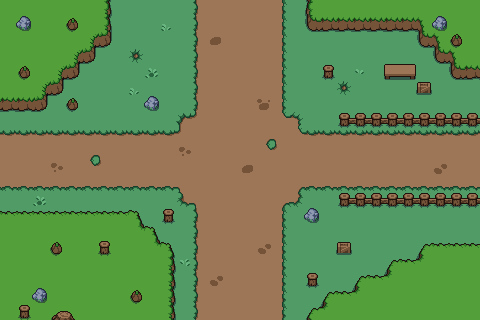

This is a level from a 2D game, rendered from its Tiled map with the project's own tilesets. A one-line summary and the map file follow, with tile-layer data summarised:
An orthogonal 30x20 tile map with 16x16 px tiles, 3 tile layers (Ground, Cliffs, Decor), 5 tilesets and 58 objects.

<map version="1.8" tiledversion="1.8.6" orientation="orthogonal" renderorder="right-down" width="30" height="20" tilewidth="16" tileheight="16" infinite="0" nextlayerid="9" nextobjectid="73">
 <properties>
  <property name="isBoss" type="bool" value="false" />
 </properties>
 <tileset firstgid="1" source="plains.tsx" />
 <tileset firstgid="73" source="grass.tsx" />
 <tileset firstgid="74" source="objects.tsx" />
 <tileset firstgid="186" source="decor_16x16.tsx" />
 <tileset firstgid="206" source="fences.tsx" />
 <layer id="1" name="Ground" width="30" height="20">
  <data>[600 cells, 476 non-empty, 14 distinct tile ids]</data>
 </layer>
 <layer id="2" name="Cliffs" width="30" height="20">
  <data>[600 cells, 182 non-empty, 13 distinct tile ids]</data>
 </layer>
 <layer id="3" name="Decor" width="30" height="20">
  <data>[600 cells, 66 non-empty, 25 distinct tile ids]</data>
 </layer>
 <objectgroup id="8" name="enemyStart">
  <object id="27" x="304" y="96">
   <point />
  </object>
  <object id="28" x="192" y="224">
   <point />
  </object>
  <object id="29" x="416" y="176">
   <point />
  </object>
 </objectgroup>
 <objectgroup id="7" name="playerStart">
  <object id="30" x="32" y="160">
   <properties>
    <property name="playerLoc" type="int" value="1" />
   </properties>
   <point />
  </object>
  <object id="67" x="448" y="160">
   <properties>
    <property name="playerLoc" type="int" value="2" />
   </properties>
   <point />
  </object>
  <object id="68" x="240" y="48">
   <properties>
    <property name="playerLoc" type="int" value="3" />
   </properties>
   <point />
  </object>
  <object id="69" x="240" y="288">
   <properties>
    <property name="playerLoc" type="int" value="4" />
   </properties>
   <point />
  </object>
 </objectgroup>
 <objectgroup id="6" name="gameObjects">
  <properties>
   <property name="text" value="HOUSE ^ CHEST v" />
  </properties>
  <object id="33" gid="113" x="112" y="16" width="16" height="16">
   <properties>
    <property name="nextMap" value="MAP_2_UP" />
    <property name="playerLoc" type="int" value="1" />
    <property name="type" type="int" value="1" />
   </properties>
  </object>
  <object id="34" gid="113" x="128" y="16" width="16" height="16">
   <properties>
    <property name="nextMap" value="MAP_2_UP" />
    <property name="playerLoc" type="int" value="1" />
    <property name="type" type="int" value="1" />
   </properties>
  </object>
  <object id="35" gid="113" x="144" y="16" width="16" height="16">
   <properties>
    <property name="nextMap" value="MAP_2_UP" />
    <property name="playerLoc" type="int" value="1" />
    <property name="type" type="int" value="1" />
   </properties>
  </object>
  <object id="36" gid="113" x="160" y="16" width="16" height="16">
   <properties>
    <property name="nextMap" value="MAP_2_UP" />
    <property name="playerLoc" type="int" value="1" />
    <property name="type" type="int" value="1" />
   </properties>
  </object>
  <object id="37" gid="113" x="176" y="16" width="16" height="16">
   <properties>
    <property name="nextMap" value="MAP_2_UP" />
    <property name="playerLoc" type="int" value="1" />
    <property name="type" type="int" value="1" />
   </properties>
  </object>
  <object id="38" gid="113" x="192" y="16" width="16" height="16">
   <properties>
    <property name="nextMap" value="MAP_2_UP" />
    <property name="playerLoc" type="int" value="1" />
    <property name="type" type="int" value="1" />
   </properties>
  </object>
  <object id="39" gid="113" x="208" y="16" width="16" height="16">
   <properties>
    <property name="nextMap" value="MAP_2_UP" />
    <property name="playerLoc" type="int" value="1" />
    <property name="type" type="int" value="1" />
   </properties>
  </object>
  <object id="40" gid="113" x="224" y="16" width="16" height="16">
   <properties>
    <property name="nextMap" value="MAP_2_UP" />
    <property name="playerLoc" type="int" value="1" />
    <property name="type" type="int" value="1" />
   </properties>
  </object>
  <object id="41" gid="113" x="240" y="16" width="16" height="16">
   <properties>
    <property name="nextMap" value="MAP_2_UP" />
    <property name="playerLoc" type="int" value="1" />
    <property name="type" type="int" value="1" />
   </properties>
  </object>
  <object id="42" gid="113" x="256" y="16" width="16" height="16">
   <properties>
    <property name="nextMap" value="MAP_2_UP" />
    <property name="playerLoc" type="int" value="1" />
    <property name="type" type="int" value="1" />
   </properties>
  </object>
  <object id="43" gid="113" x="272" y="16" width="16" height="16">
   <properties>
    <property name="nextMap" value="MAP_2_UP" />
    <property name="playerLoc" type="int" value="1" />
    <property name="type" type="int" value="1" />
   </properties>
  </object>
  <object id="44" gid="113" x="288" y="16" width="16" height="16">
   <properties>
    <property name="nextMap" value="MAP_2_UP" />
    <property name="playerLoc" type="int" value="1" />
    <property name="type" type="int" value="1" />
   </properties>
  </object>
  <object id="45" gid="113" x="0" y="128" width="16" height="16">
   <properties>
    <property name="nextMap" value="MAP_1" />
    <property name="playerLoc" type="int" value="2" />
    <property name="type" type="int" value="1" />
   </properties>
  </object>
  <object id="46" gid="113" x="0" y="144" width="16" height="16">
   <properties>
    <property name="nextMap" value="MAP_1" />
    <property name="playerLoc" type="int" value="2" />
    <property name="type" type="int" value="1" />
   </properties>
  </object>
  <object id="47" gid="113" x="0" y="160" width="16" height="16">
   <properties>
    <property name="nextMap" value="MAP_1" />
    <property name="playerLoc" type="int" value="2" />
    <property name="type" type="int" value="1" />
   </properties>
  </object>
  <object id="48" gid="113" x="0" y="176" width="16" height="16">
   <properties>
    <property name="nextMap" value="MAP_1" />
    <property name="playerLoc" type="int" value="2" />
    <property name="type" type="int" value="1" />
   </properties>
  </object>
  <object id="49" gid="113" x="0" y="192" width="16" height="16">
   <properties>
    <property name="nextMap" value="MAP_1" />
    <property name="playerLoc" type="int" value="2" />
    <property name="type" type="int" value="1" />
   </properties>
  </object>
  <object id="50" gid="113" x="0" y="208" width="16" height="16">
   <properties>
    <property name="nextMap" value="MAP_1" />
    <property name="playerLoc" type="int" value="2" />
    <property name="type" type="int" value="1" />
   </properties>
  </object>
  <object id="51" gid="113" x="176" y="320" width="16" height="16">
   <properties>
    <property name="nextMap" value="MAP_2_DOWN" />
    <property name="playerLoc" type="int" value="1" />
    <property name="type" type="int" value="1" />
   </properties>
  </object>
  </objectgroup>
 <objectgroup id="4" name="Collision">
  <!-- 15 objects omitted --></objectgroup>
</map>
<!-- 32 of 58 objects omitted -->
